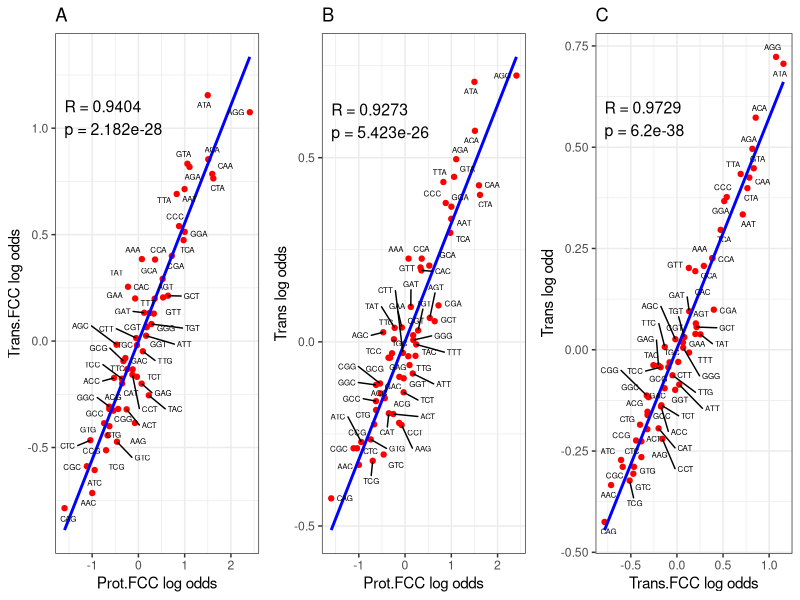

Recreate this plot in R.
library(ggplot2)
library(ggrepel)
library(gridExtra)
prot_FCC <- read.csv("Prot_FCC_log_odds.csv")
trans_FCC <- read.csv("Trans_FCC_log_odds.csv")
trans <- read.csv("Trans_log_odds.csv")

#Rename columns of the log_odds in each 
names(prot_FCC)[names(prot_FCC) == "Log_Odds"] <- "Prot.FCC.odds"
names(trans_FCC)[names(trans_FCC) == "Log_Odds"] <- "Trans.FCC.odds"
names(trans)[names(trans) == "Log_Odds"] <- "Trans.odds"
#Renaming the columns of the std errors in each 
names(prot_FCC)[names(prot_FCC) == "Std_Error"] <- "Prot.FCC.Std"
names(trans_FCC)[names(trans_FCC) == "Std_Error"] <- "Trans.FCC.Std"
names(trans)[names(trans) == "Std_Error"] <- "Trans.Std"

merged_list <- list(prot_FCC, trans_FCC, trans)
#Merging the data frames within merged_list using the base reduce function -- this is not the most efficient for large data sets -
#I will consider using the reduce() function from tidyverse as it is more fast/efficient
merged_df <- Reduce(function(x,y) merge(x,y, by = c("Amino_acid","Codon"), all=TRUE), merged_list)

merged_df <- merged_df[, c("Amino_acid", "Codon",  
                           "Prot.FCC.odds", "Prot.FCC.Std", 
                           "Trans.FCC.odds", "Trans.FCC.Std",  
                           "Trans.odds", "Trans.Std", 
                           "Last_base")]
#Extracting the log odds columns from each df
Prot_FCC <- unlist(merged_df$Prot.FCC.odds)
Trans_FCC <- unlist(merged_df$Trans.FCC.odds)
Trans <- unlist(merged_df$Trans.odds)
#Performing a pearson correlation test between the three metrics
cor_test1 <- cor.test(Prot_FCC, Trans_FCC, method = "pearson")
cor_test2 <- cor.test(Prot_FCC, Trans, method = "pearson")
cor_test3 <- cor.test(Trans, Trans_FCC, method = "pearson")
#Pulling out the R-values and P-values to a variable
r1_value <- round(cor_test1$estimate, digits = 4)
p1_value <- signif(cor_test1$p.value, digits = 4)
r2_value <- round(cor_test2$estimate, digits = 4)
p2_value <- signif(cor_test2$p.value, digits = 4)
r3_value <- round(cor_test3$estimate, digits = 4)
p3_value <- signif(cor_test3$p.value, digits = 4)

#Creating a list of unique information regarding each XY plot - this will be iterated through when creating each ggplot - this is a list of lists
#plot_pairs <- list(
 # list(x = "Prot.FCC.odds", y = "Trans.FCC.odds", title = "Prot FCC vs Trans FCC", filename = "ProtFCC_vs_TransFCC_Refined.pdf", r = r1_value, p = p1_value),
#  list(x = "Prot.FCC.odds", y = "Trans.odds", title = "Prot FCC vs Trans", filename = "ProtFCC_vs_Trans_Refined.pdf", r = r2_value, p = p2_value),
 # list(x = "Trans.odds", y = "Trans.FCC.odds", title = "Trans vs Trans FCC", filename = "Trans_vs_TransFCC_Refined.pdf", r = r3_value, p = p3_value)
#)

#For loop for ggplots of XY plots -- this plot produces 3 plots by taking the information that is unique to each from each index(list) in plot_pairs list 
#.data[[plot$x]] makes sure it reads from the merged_df and takes the data that matches the character string. E.g. "Prot.FCC.odds"

  
  
  p1 <- ggplot(merged_df, aes(x = merged_df$Prot.FCC.odds, y = merged_df$Trans.FCC.odds)) +
    geom_point(color = "red") +  
    geom_smooth(method = "lm", color = "blue", se = FALSE) +  
    geom_text_repel(aes(label = Codon), size = 2, max.overlaps = Inf) +  
    labs(x = "Prot.FCC log odds", y = "Trans.FCC log odds", title = "A") +
    annotate("text", x = min(merged_df$Prot.FCC.odds), y = 1.05,
             label = paste0("R = ", r1_value, "\np = ", p1_value),
             hjust = 0, size = 4) +
    theme(aspect.ratio=1) +
    theme_bw()
  
  p2 <- ggplot(merged_df, aes(x = merged_df$Prot.FCC.odds, y = merged_df$Trans.odds)) +
    geom_point(color = "red") +  
    geom_smooth(method = "lm", color = "blue", se = FALSE) +  
    geom_text_repel(aes(label = Codon), size = 2, max.overlaps = Inf) +  
    labs(x = "Prot.FCC log odds", y = "Trans log odds", title = "B") +
    annotate("text", x = min(merged_df$Prot.FCC.odds), y = 0.6,
             label = paste0("R = ", r2_value, "\np = ", p2_value),
             hjust = 0, size = 4) +
    theme(aspect.ratio=1) +
    theme_bw()

p3 <- ggplot(merged_df, aes(x = merged_df$Trans.FCC.odds, y = merged_df$Trans.odds)) +
    geom_point(color = "red") +  
    geom_smooth(method = "lm", color = "blue", se = FALSE) +  
    geom_text_repel(aes(label = Codon), size = 2, max.overlaps = Inf) +  
    labs(x = "Trans.FCC log odds", y = "Trans log odd", title = "C") +
    annotate("text", x = min(merged_df$Trans.FCC.odds), y = 0.57,
             label = paste0("R = ", r3_value, "\np = ", p3_value),
             hjust = 0, size = 4) +
    theme(aspect.ratio=1) +
    theme_bw()
pdf("Figure_4.pdf", height=5, width=15)
grid.arrange(p1, p2, p3, nrow = 1)

dev.off()



  # Generate scatter plot
    # Open PDF
    # Loop through each plot pair and generate the scatter plots
      # Print plot to PDF